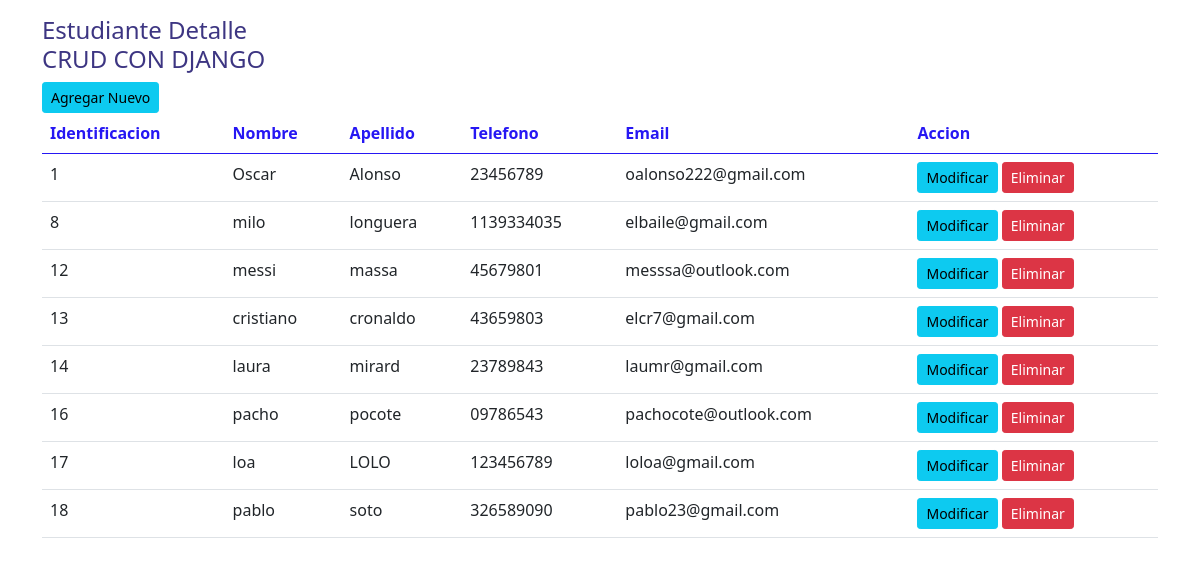
The page / on the database its author committed.
### crudapp/models.py (models this page shows, shortened)
class Estudiante(models.Model):
    identificacion=models.CharField("id",max_length=50)
    nombre=models.CharField('nombre',max_length=100, blank=False,null =False)
    apellido=models.CharField('apellido,',max_length=100, blank=False,null=False)
    telefono=models.CharField('telefono',max_length=50, blank=True,null=True)
    email=models.EmailField('correo',max_length=100,blank=True,null=True)
    class Meta:
        verbose_name ='estudiante'
        verbose_name_plural='estudiantes'

### crudapp/views.py (the view)
# urls.py: path('',views.show,name='show'),
def show(request):
    estudiante=Estudiante.objects.all()
    return render(request,'show.html',{'estudiante':estudiante})

### crudapp/templates/show.html
{% extends 'base.html' %}
{% block content %}
 <div class='container mt-3'>
    <h4 style='color:rgba(10, 0, 97, 0.794)'> Estudiante Detalle
     <br> CRUD CON DJANGO</h4>
    <a href="{% url 'adicion' %}"class="btn btn-sm btn-info">Agregar Nuevo</a>
    <table class='table'>
        <thead>
            <tr style='color:rgb(38, 23, 243)'>
               <th>Identificacion </th>
               <th>Nombre</th>
               <th>Apellido</th>
               <th>Telefono </th>
               <th>Email</th>
               <th>Accion </th>
            </tr>
        </thead>
        <tbody>
           {% for s in estudiante %}
            <tr>
              <td> {{s.id}}</td>
              <td>{{ s.nombre }}</td>
              <td>{{ s.apellido }}</td>
              <td>{{ s.telefono }}</td>
              <td>{{ s.email }}</td>
              <td>
                <a href="update/{{s.id}}"class="btn btn-sm btn-info"> Modificar</a>
                <a href="delete/{{s.id}}"class="btn btn-sm btn-danger">Eliminar</a>
              </td>
            </tr>
            {% endfor %}
        </tbody>
    </table>
 </div>
{% endblock %}

### crudapp/templates/base.html (shortened to what this page needs)
<!doctype html>
<html lang="en">
<head>
    <link href="https://cdn.jsdelivr.net/npm/bootstrap@5.0.0-beta3/dist/css/bootstrap.min.css" rel="stylesheet"
>
</head>
<body>
   {% block content %}
   {% endblock  %}
</body>
</html>

### rows shown on the page
Estudiante: id "1", nombre "Oscar", apellido "Alonso", telefono "23456789", email "oalonso222@gmail.com"
Estudiante: id "8", nombre "milo", apellido "longuera", telefono "1139334035", email "elbaile@gmail.com"
Estudiante: id "12", nombre "messi", apellido "massa", telefono "45679801", email "messsa@outlook.com"
Estudiante: id "13", nombre "cristiano", apellido "cronaldo", telefono "43659803", email "elcr7@gmail.com"
Estudiante: id "14", nombre "laura", apellido "mirard", telefono "23789843", email "laumr@gmail.com"
Estudiante: id "16", nombre "pacho", apellido "pocote", telefono "09786543", email "pachocote@outlook.com"
Estudiante: id "17", nombre "loa", apellido "LOLO", telefono "123456789", email "loloa@gmail.com"
Estudiante: id "18", nombre "pablo", apellido "soto", telefono "326589090", email "pablo23@gmail.com"
